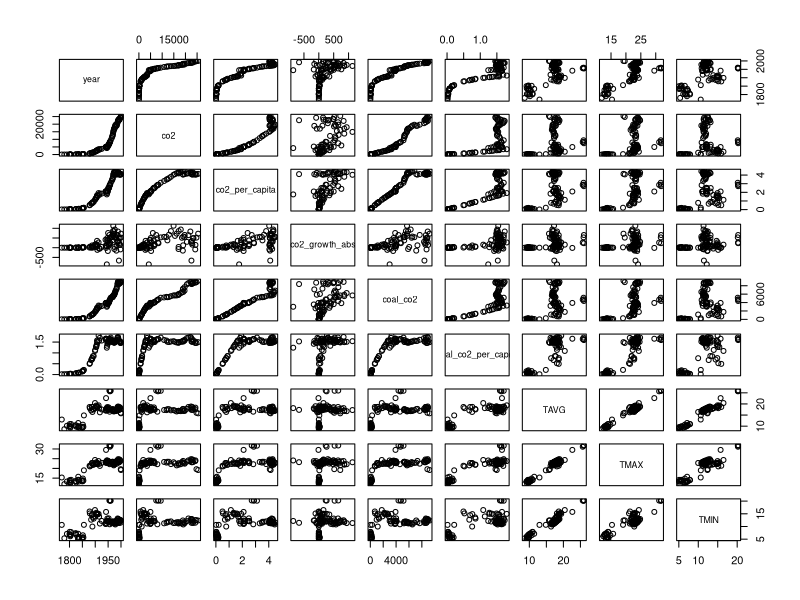
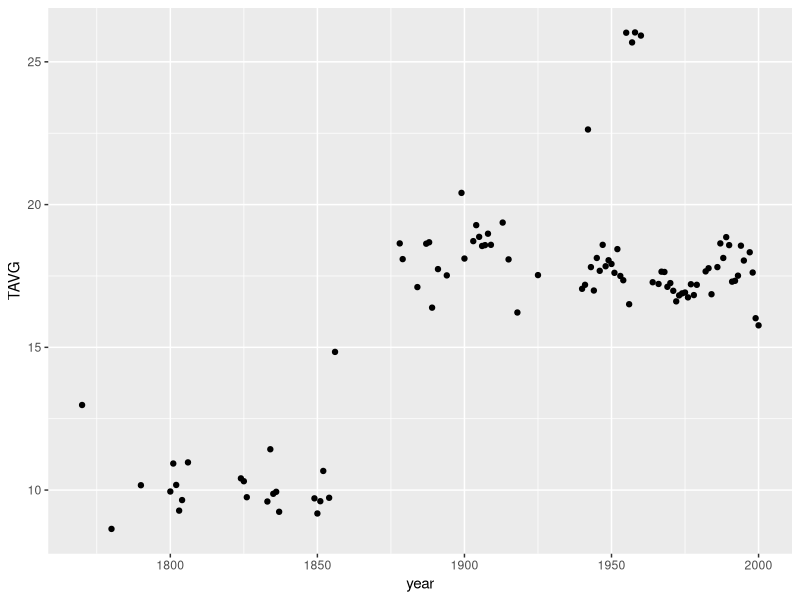
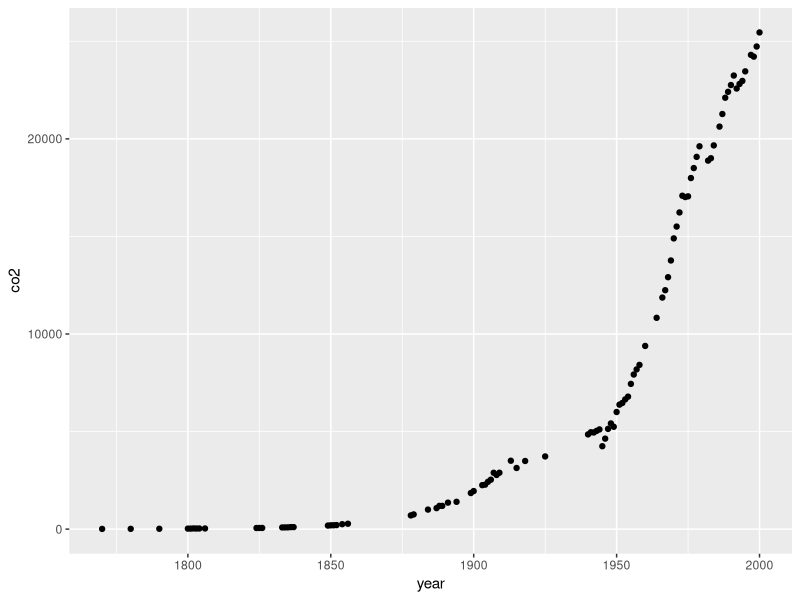
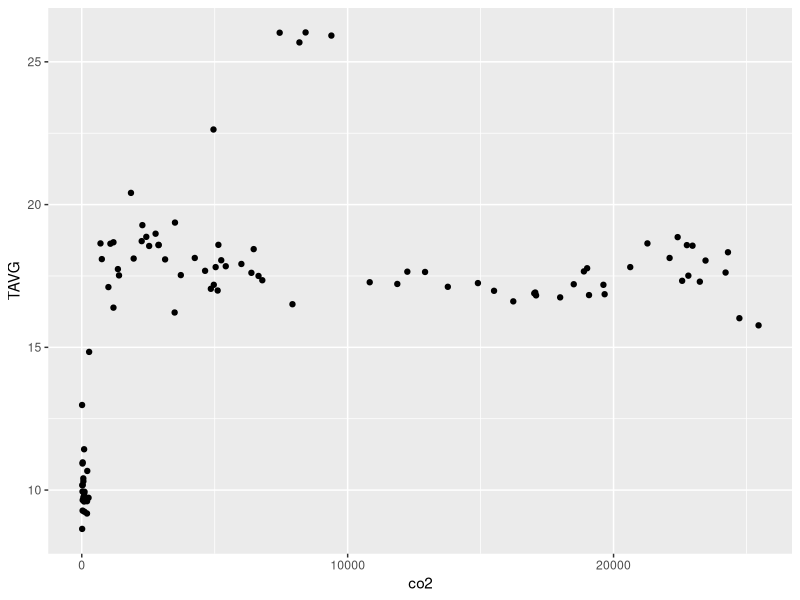
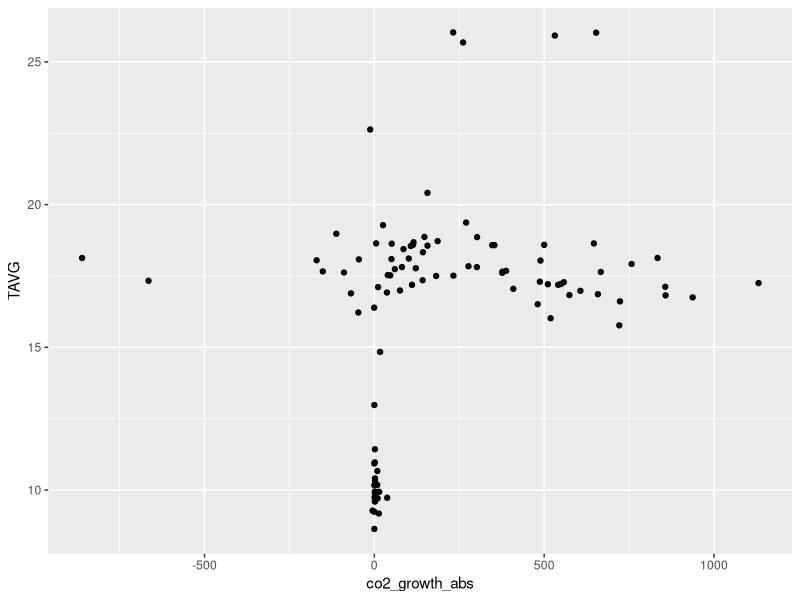

Reproduce these figures in R, in order.
## ---- chunk 1
#Load Tidyverse
library(tidyverse)

#load dplyr
library(dplyr)

#load ggplot2
library(ggplot2)
## ---- chunk 2
(df <- read.csv("regression-temp-final-df.csv"))
## ---- chunk 3
cor(df)
## ---- chunk 4
pairs(df)
## ---- chunk 5
ggplot(df, aes(x=year,y=TAVG))+
  geom_point()
## ---- chunk 6
ggplot(df, aes(x=year,y=co2))+
  geom_point()
## ---- chunk 7
ggplot(df, aes(x=co2,y=TAVG))+
  geom_point()
## ---- chunk 8
ggplot(df, aes(x=co2_growth_abs,y=TAVG))+
  geom_point()
## ---- chunk 9
regression1 <-lm(TAVG ~ co2, data=df)
## ---- chunk 10
summary(regression1)
## ---- chunk 11
regression2 <-lm(TAVG ~ co2 + co2_per_capita + co2_growth_abs, data=df)
## ---- chunk 12
summary(regression2)
## ---- chunk 13
regression3 <-lm(TAVG ~. , data=df %>% select(-c("TMIN","TMAX","year")))
## ---- chunk 14
summary(regression3)
## ---- chunk 15
regression4 <-lm(TMAX ~. , data=df %>% select(-c("TMIN","TAVG","year")))
## ---- chunk 16
summary(regression4)
## ---- chunk 17
regression5 <-lm(TMIN ~. , data=df %>% select(-c("TAVG","TMAX","year")))
## ---- chunk 18
summary(regression5)
## ---- chunk 19
confint(regression5)
